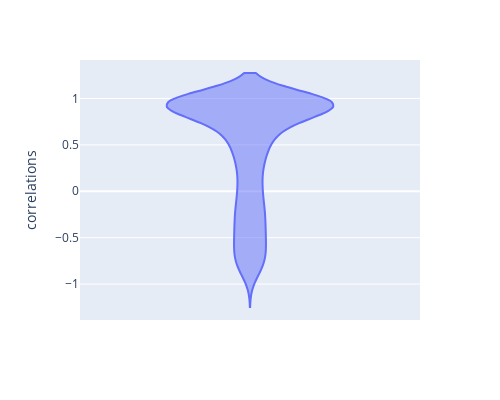

Notebook source saved alongside this figure:
### Code cell
choice=np.random.choice(cos_sim_f_flatten.shape[0], 2048)
cos_sim_f_flatten=cos_sim_f_flatten[choice]
cos_sim_f_flatten=pd.DataFrame(cos_sim_f_flatten,columns=['correlations'])
fig=px.violin(cos_sim_f_flatten, y='correlations',width=500, height=400)
fig.show()

### Figure 1 — Plotly figure (JSON) as saved in the notebook; plotly's stock layout.template omitted (floating-point values rounded to 4 significant figures; data arrays with more than 128 entries replaced by an {"elided": "..."} marker saying what was removed)
{"data": [{"alignmentgroup": "True", "box": {"visible": false}, "hovertemplate": "correlations=%{y}<extra></extra>", "legendgroup": "", "marker": {"color": "#636efa"}, "name": "", "offsetgroup": "", "orientation": "v", "scalegroup": "True", "showlegend": false, "type": "violin", "x0": " ", "xaxis": "x", "y": {"elided": "2048 float values"}, "y0": " ", "yaxis": "y"}], "layout": {"height": 400, "legend": {"tracegroupgap": 0}, "margin": {"t": 60}, "violinmode": "group", "width": 500, "xaxis": {"anchor": "y", "domain": [0, 1]}, "yaxis": {"anchor": "x", "domain": [0, 1], "title": {"text": "correlations"}}}}
